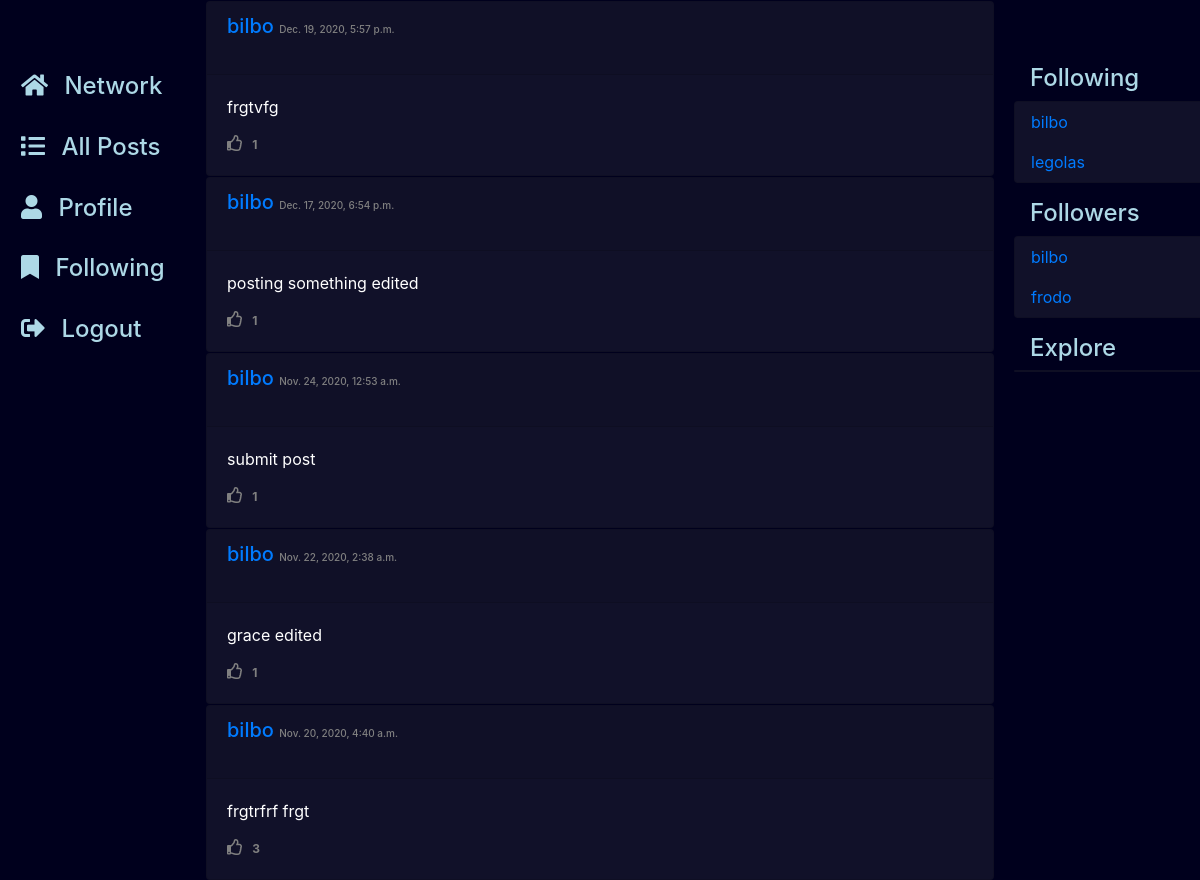
The page /posts/following (signed in, upper part) on the database as committed earlier.
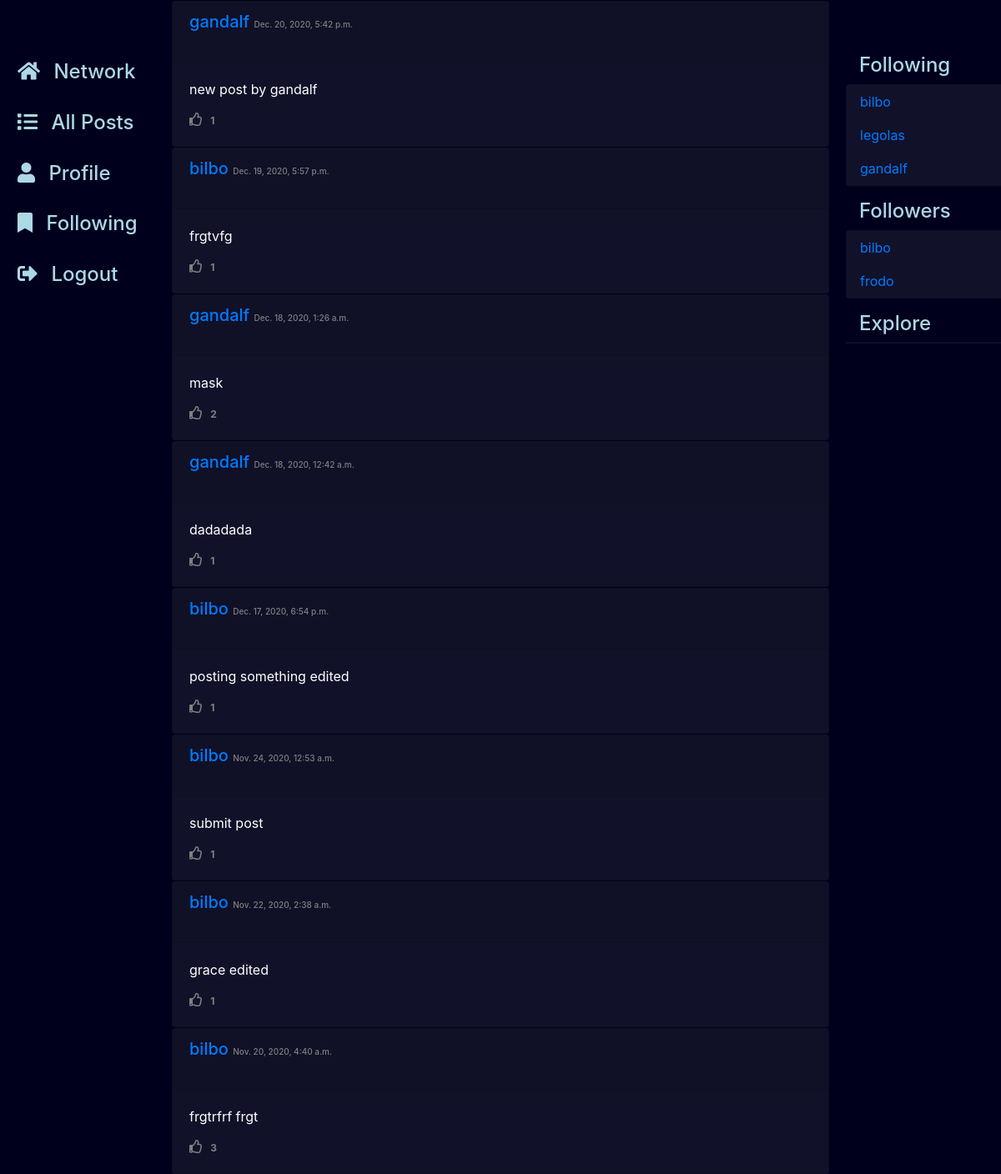
The same page on the database as committed later.
### network/models.py (models this page shows, shortened)
class Post(models.Model):
    user = models.ForeignKey("User", on_delete=models.CASCADE, related_name="posts")
    body = models.TextField()
    timestamp = models.DateTimeField(default=timezone.now)
    likes = models.ManyToManyField("User", related_name="likes", blank=True)

class User(AbstractUser):
    followers = models.ManyToManyField("self", related_name="following", blank=True, symmetrical=False)

### network/views.py (the view, shortened to what this page needs)
# urls.py: path("posts/<str:post>", views.index, name="posts"),
def index(request,post=""):
    def getPaginator(posts):
        pages = request.GET.get('page')
        pagination = Paginator(posts, 30)
        page = pagination.get_page(pages)
        return page
    if request.user.is_authenticated:
        if post == "following":
            posts = Post.objects.filter(user__in = request.user.following.all())
            posts = posts.order_by("-timestamp").all()
            page_obj = getPaginator(posts)
            return render(request , "network/following.html", {
                "page_obj":page_obj
            })
        else:
            return HttpResponse("404 Page Not found")
    else:
        return HttpResponseRedirect(reverse("login"))

### network/templates/network/following.html (shortened to what this page needs)
{% extends "network/postlist.html" %}

### network/templates/network/postlist.html (shortened to what this page needs)
{% extends "network/layout.html" %}
{% block body %}
    <div id = "posts">
        {% for post in page_obj%}
          <div class="card post" id="{{post.id}}" >
            <div class="card-header d-flex flex-row justify-content-between">
              <h5 data-post_user="{{post.user}}"><p> <a href="{% url 'posts' post.user %}">{{post.user}}</a> <span style="color: gray; font-size: 50%;" >{{post.timestamp}}</span> </h5>
            </div>
            <div class="card-body">
                <p class="card-title">{{post.body}}</p>
                {% if request.user.is_authenticated %}
                  <button type="button" data-post_id="{{post.id}}" id="like-button">
                    {% if request.user in post.likes.all %}
                      <i class="far fa-thumbs-up"></i>
                    {% else %}
                      <i class="far fa-thumbs-up"></i>
                    {% endif %}
                      <span class="badge likes">{{post.likes.count}}</span>
                      </button>
                {% else %}
                  <i  class="fas fa-thumbs-up"></i><span class="badge likes">{{post.likes.count}}</span>
                {% endif %}
          </div>
        </div>
        {% empty %}
          <h4 class="text-center">No Posts yet</h4>
        {% endfor %}
    </div>
{% endblock %}

### network/templates/network/layout.html (shortened to what this page needs)
{% load static %}
<!DOCTYPE html>
<html lang="en">
  <head>
    <link rel="stylesheet" href="https://stackpath.bootstrapcdn.com/bootstrap/4.4.1/css/bootstrap.min.css">
    <link rel="stylesheet" href="https://use.fontawesome.com/releases/v5.14.0/css/all.css">
    <link href="{% static 'network/styles.css' %}" rel="stylesheet">
  </head>
  <body>
    <div class="body">
      <div class="row">
        <div class="sidebar col-lg-2 col-md-1 py-5 px-1">
          <h4 class="sidebar-heading"> <a class="nav-link" href="{% url 'index' %}"><i style="padding-right: 10px;" class="fas fa-home"></i> Network</a></h4>
          <h4 class="sidebar-heading"> <a class="nav-link" href="{% url 'index' %}"><i style="padding-right: 10px;" class="fas fa-list"></i> All Posts</a></h4>
          {% if user.is_authenticated %}
            <h4 class="sidebar-heading"> <a class="nav-link" href="{% url 'posts' request.user %}"><i style="padding-right: 10px;" class="fa fa-user"></i> Profile<span class="sr-only">(current)</span></a></h4>
            <h4 class="sidebar-heading"> <a class="nav-link" href="{% url 'posts' 'following'%}"><i style="padding-right: 10px;" class="fa fa-bookmark"></i> Following<span class="sr-only">(current)</span></a></h4>
            <h4 class="sidebar-heading"> <a class="nav-link" href="{% url 'logout' %}"><i style="padding-right: 10px;" class="fa fa-sign-out-alt"></i> Logout<span class="sr-only">(current)</span></a></h4>
          {% endif %}
        </div>
        <div class="col-lg-8 col-md-6 ">
          {% block body %}
          {% endblock %}
        </div>
        <div class="sidebar col-lg-2 col-md-3 py-5 px-1">
          {% if user.is_authenticated %}
            <h4 class="sidebar-heading">Following</h4>
            <div class="card sidebar-body">
              <ul class="list-group">
                {% for person in request.user.following.all %}
                  <a class="nav-link" href="{% url 'posts' person %}">
                    {{ person.username }}
                  </a>
                {% endfor %}
              </ul>
            </div>
            <h4 class="sidebar-heading"> Followers</h4>
            <div class="card sidebar-body">
              <ul class="list-group">
                {% for person in request.user.followers.all %}
                  <a class="nav-link" href="{% url 'posts' person %}">
                    {{ person.username }}
                  </a>
                {% endfor %}
              </ul>
            </div>
            <h4 class="sidebar-heading">Explore</h4>
            <div class="card sidebar-body">
            </div>
          {% endif %}
        </div>
      </div>
    </div>
  </body>
</html>

Rows that differ between the two databases and show on the page:
added Post: user "gandalf", timestamp "Dec. 20, 2020, 5:42 p.m.", body "new post by gandalf", likes.count "1"
now on this page (row unchanged): Post: user "gandalf", timestamp "Dec. 18, 2020, 1:26 a.m.", body "mask", likes.count "2"
now on this page (row unchanged): Post: user "gandalf", timestamp "Dec. 18, 2020, 12:42 a.m.", body "dadadada", likes.count "1"
now on this page (row edited): User: username "gandalf", shown under "Following"
